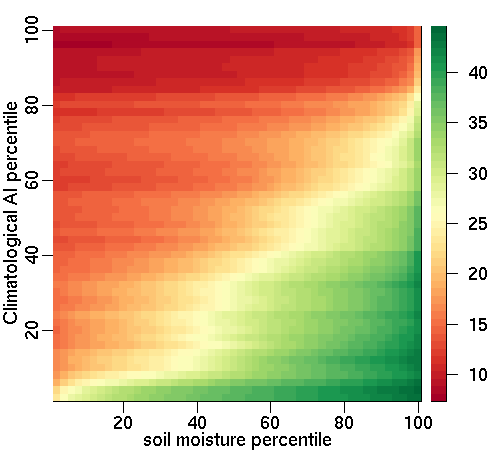

This chart was generated by the following R code:
################################
# .libPaths("/home/[user]/ab5/R/x86_64-redhat-linux-gnu-library/3.2")
POD_HOME  <- Sys.getenv("POD_HOME")
WK_DIR <- Sys.getenv("WK_DIR")
OBS_DATA <- Sys.getenv("OBS_DATA")
DATADIR <- Sys.getenv("DATADIR")
CASENAME <- Sys.getenv("CASENAME")
yr1 <- Sys.getenv("FIRSTYR")
yr2 <- Sys.getenv("LASTYR")
source(paste0(POD_HOME,"/lib_LoCo.R"))

Lv  <-  2.66e6

PR_FILE <- Sys.getenv("PR_FILE")
MRSOS_FILE <- Sys.getenv("MRSOS_FILE")
TASMAX_FILE <- Sys.getenv("TASMAX_FILE")
HFLS_FILE <- Sys.getenv("HFLS_FILE")
RLDS_FILE <- Sys.getenv("RLDS_FILE")
RLUS_FILE <- Sys.getenv("RLUS_FILE")
RSDS_FILE <- Sys.getenv("RSDS_FILE")
RSUS_FILE <- Sys.getenv("RSUS_FILE")

#precipitation [kg.m-2.s-1]
name.pr   <- Sys.getenv("pr_var")
#soil moisture content [kg.m-2]
name.mrsos  <- Sys.getenv("mrsos_var")
#maximum air temperature [K]
name.tasmax <- Sys.getenv("tasmax_var")
#latent heat flux [W.m-2]
name.hfls <- Sys.getenv("hfls_var")
#radiation terms [W.m-2]
name.rlds <- Sys.getenv("rlds_var")
name.rlus <- Sys.getenv("rlus_var")
name.rsds <- Sys.getenv("rsds_var")
name.rsus <- Sys.getenv("rsus_var")

##########################################
print("Read data")
data <- nc_open(PR_FILE)
lons.i <- ncvar_get(data, "lon")
lats.i <- ncvar_get(data, "lat")
pr.i  <-  ncvar_get(data,name.pr)
nc_close(data) 

data <- nc_open(MRSOS_FILE)
sm.i  <-  ncvar_get(data,name.mrsos)
nc_close(data) 

data <- nc_open(TASMAX_FILE)
tsmax.i  <-  ncvar_get(data,name.tasmax)
nc_close(data) 

data <- nc_open(HFLS_FILE)
lhf.i <-  ncvar_get(data,name.hfls)
nc_close(data) 

data <- nc_open(RLDS_FILE)
rlds.i <-  ncvar_get(data,name.rlds)
nc_close(data) 

data <- nc_open(RLUS_FILE)
rlus.i <-  ncvar_get(data,name.rlus)
nc_close(data) 

data <- nc_open(RSDS_FILE)
rsds.i <-  ncvar_get(data,name.rsds)
nc_close(data) 

data <- nc_open(RSUS_FILE)
rsus.i <-  ncvar_get(data,name.rsus)
nc_close(data) 

print("PP: checking the longitude system.")
#check if lons ranges from [0,360]
if (max(lons.i) > 250)
{
    lons.i  <-  lons.i - 180
    pr.i    <-  ShiftLon(pr.i)
    sm.i    <-  ShiftLon(sm.i)
    tsmax.i <-  ShiftLon(tsmax.i)
    lhf.i   <-  ShiftLon(lhf.i)
    rlds.i  <-  ShiftLon(rlds.i)
    rlus.i  <-  ShiftLon(rlus.i)
    rsds.i  <-  ShiftLon(rsds.i)
    rsus.i  <-  ShiftLon(rsus.i)
}

print("calculate the arid index.")
rnet.i  <-  rsds.i+rlds.i-rsus.i-rlus.i
rnet.t  <-  apply(rnet.i,c(1,2),mean,na.rm=T)
pr.t    <-  apply(pr.i,c(1,2),mean,na.rm=T)

lsm.i <-  apply(sm.i,c(1,2),sd)
lsm.i[lsm.i > 0] <-  1
lsm.i[lsm.i == 0] <-  0

ai.i  <-  .8*rnet.t/(Lv*pr.t)

############################################################
print("Calculate DFF")
############################################################
dff.o <-  GetBinMat(sm.i,sm.i,ai.i,lsm.i)

############################################################
print("Plot DFF")
############################################################
png(paste0(WK_DIR,"/model/DFF.png",sep=""), width=500, height=450)

par(mgp=c(3,.5,0),
    oma=c(.2,.2,.2,.2),mar=c(2,2,.5,.5),cex=1.5)

n.bin <-  100/dim(dff.o)[1]

image.plot(seq(n.bin,100,n.bin),seq(n.bin,100,n.bin),
           dff.o, col=col.dff(50),xlab='',ylab='',
           bigplot=c(.1,.85,.1,.95),
           smallplot=c(.87,.9,.1,.95))

mtext(1,text='soil moisture percentile',line=2.3,cex=1.5)
mtext(2,text='Climatological AI percentile',line=2.3,cex=1.5)

dev.off()

#write the data out as a table
fileo <-  paste0(WK_DIR,'/model/DFF_',CASENAME,'.txt')
write.table(dff.o,file=fileo,row.names=F,col.names=F,
            sep='\t')

############################################################
print("Normal End of DFF.R")
############################################################
